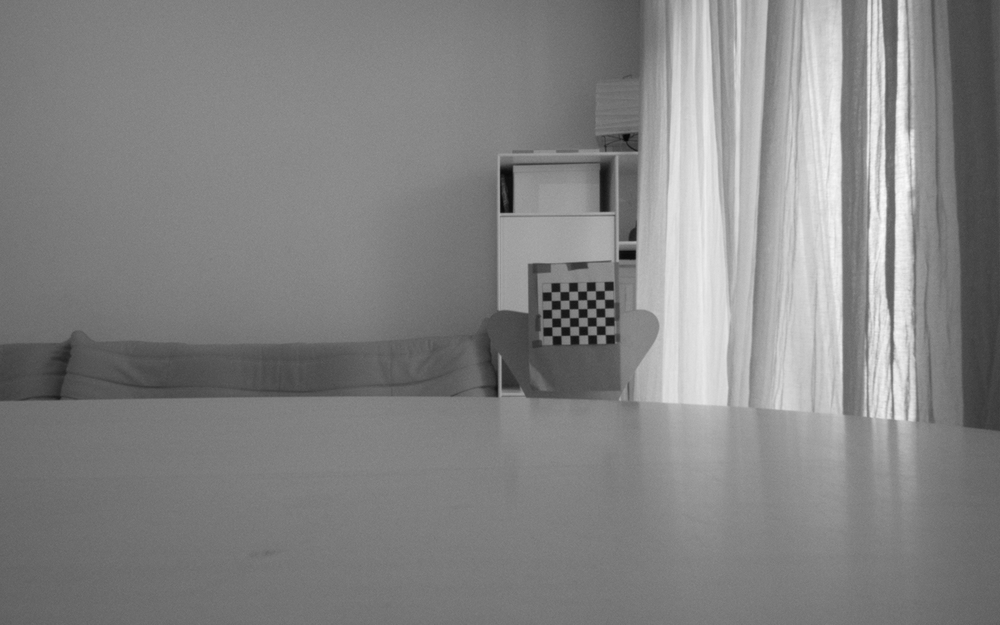
#> input picture data/calibration_images/left_003.png, 1000 x 625 px, shrunk from 1280 x 800 before the run
$ python check_stereo_matches.py --image ../data/calibration_images/left_003.png
#> lines starting #> are read from the running program, lines starting #| are printed output that depends on the picture
### src/localization/features.py
"""ORB feature detection on a single image.

Pure logic: operates on an already-loaded image array, no file or camera
I/O. Testable without a running camera (see tests/test_features.py).
"""

import cv2
import numpy as np


def detect_features(
    image: np.ndarray, n_features: int = 500
) -> tuple[tuple[cv2.KeyPoint, ...], np.ndarray]:
    """Detect ORB keypoints and their binary descriptors in an image.

    Args:
        image: grayscale or BGR image (BGR is converted internally).
        n_features: maximum number of keypoints to retain (ORB's
            `nfeatures`, keeps the strongest by response).

    Returns:
        keypoints: detected cv2.KeyPoint objects.
        descriptors: (N, 32) uint8 array, one row per keypoint. Empty
        (0, 32) array if no features were found.
    """
    if image.ndim == 3:
        image = cv2.cvtColor(image, cv2.COLOR_BGR2GRAY)

    orb = cv2.ORB_create(nfeatures=n_features)
    keypoints, descriptors = orb.detectAndCompute(image, None)

    if descriptors is None:
        descriptors = np.empty((0, 32), dtype=np.uint8)

    return keypoints, descriptors

### src/localization/stereo_depth.py
"""Stereo feature matching and triangulation for one frame.

Pure logic: works on keypoints/descriptors already detected by
`features.detect_features()` and on projection matrices already computed by
calibration (`cv2.stereoRectify`). No file or camera I/O.

Assumes rectified input images: epipolar lines are horizontal, so a valid
L/R correspondence lies on (nearly) the same image row and has positive
disparity (x_L > x_R, left camera is the reference).
"""

from typing import Sequence

import cv2
import numpy as np


def match_stereo_pairs(
    keypoints_L: Sequence[cv2.KeyPoint],
    descriptors_L: np.ndarray,
    keypoints_R: Sequence[cv2.KeyPoint],
    descriptors_R: np.ndarray,
    max_y_diff: float = 2.0,
) -> list[cv2.DMatch]:
    """Match ORB descriptors between rectified left/right images.

    Args:
        keypoints_L, descriptors_L: output of detect_features() on the left image.
        keypoints_R, descriptors_R: output of detect_features() on the right image.
        max_y_diff: max allowed row offset (px) for a valid match, to allow
            for residual rectification error.

    Returns:
        Matches (queryIdx into L, trainIdx into R) that satisfy the
        epipolar/disparity constraints, sorted by descriptor distance
        (best first).
    """
    if len(descriptors_L) == 0 or len(descriptors_R) == 0:
        return []

    matcher = cv2.BFMatcher(cv2.NORM_HAMMING, crossCheck=True)
    raw_matches = matcher.match(descriptors_L, descriptors_R)

    filtered = []
    for m in raw_matches:
        x_L, y_L = keypoints_L[m.queryIdx].pt
        x_R, y_R = keypoints_R[m.trainIdx].pt
        if abs(y_L - y_R) > max_y_diff:
            continue
        if x_L <= x_R:
            continue
        filtered.append(m)

    filtered.sort(key=lambda m: m.distance)
    return filtered


# [71 lines left out: functions triangulate_matches, compute_disparity_map, not called in this run]

### scripts/check_stereo_matches.py
"""Visueller Sanity-Check: Feature-Matches zwischen linkem und rechtem Bild.

Zeichnet Verbindungslinien zwischen zueinander gehoerenden Merkmalen in L/R
(match_stereo_pairs()) -- fuer schnelles Nachvollziehen und als Abbildung im
Abschlussbericht.

WICHTIG: match_stereo_pairs() setzt rektifizierte Bilder voraus (horizontale
Epipolarlinien). Die echten Kamerabilder sind noch NICHT rektifiziert (Phase 1
Kalibrierung/Rektifizierung ist noch nicht implementiert, siehe CLAUDE.md) --
das Demo mit dem echten Bild nutzt daher bewusst ein groszuegiges max_y_diff
(Roll-Verkippung ~2,25 Grad / bis zu ~22px, siehe docs/decisions.md) und dient
nur der Anschauung, nicht als Genauigkeitsnachweis.

Nutzung:
    python scripts/check_stereo_matches.py [--image PATH] [--output PATH]
                                            [--max-y-diff PX] [--n-features N]

Ohne --image: nutzt das erste Bild aus cal/bilder/ (lokale Ad-hoc-Testauf-
nahmen, gitignored, falls vorhanden; das Stereo-Rohbild ist ein 2560x800-
Frame mit L/R nebeneinander, siehe docs/decisions.md) oder generiert sonst
ein synthetisches Stereo-Paar mit bekannter, konstanter Disparitaet.
"""

import argparse
import sys
from pathlib import Path

import cv2
import numpy as np

REPO_ROOT = Path(__file__).resolve().parent.parent
sys.path.insert(0, str(REPO_ROOT))

from src.localization.features import detect_features  # noqa: E402
from src.localization.stereo_depth import match_stereo_pairs  # noqa: E402

DEFAULT_OUTPUT = REPO_ROOT / "scripts" / "output" / "stereo_matches_demo.png"


def _find_demo_image() -> Path | None:
    """Sucht ein Stereo-Rohbild (2560x800, L+R nebeneinander) in cal/bilder/."""
    demo_dir = REPO_ROOT / "cal" / "bilder"
    if not demo_dir.is_dir():
        return None
    candidates = sorted(demo_dir.glob("*raw.png"))
    return candidates[0] if candidates else None


def _make_synthetic_stereo_pair(size: int = 300, disparity: int = 20) -> tuple[np.ndarray, np.ndarray]:
    """Texturierte Szene mit konstanter, bekannter Disparitaet (fronto-
    parallele Ebene) -- deterministisch (fester Seed)."""
    rng = np.random.default_rng(seed=42)
    left = np.full((size, size), 60, dtype=np.uint8)

    for _ in range(15):
        center = tuple(int(v) for v in rng.integers(40, size - 40, size=2))
        radius = int(rng.integers(8, 20))
        color = int(rng.integers(0, 255))
        cv2.circle(left, center, radius, color, thickness=-1)

    # right image = left image shifted left by `disparity` px (same content,
    # so every feature reappears on the same row with positive disparity)
    right = np.roll(left, -disparity, axis=1)
    return left, right


def main() -> None:
    parser = argparse.ArgumentParser(description=__doc__)
    parser.add_argument("--image", type=Path, default=None, help="Pfad zu einem Stereo-Rohbild (L+R nebeneinander)")
    parser.add_argument("--output", type=Path, default=DEFAULT_OUTPUT, help="Pfad fuer das annotierte Ausgabebild")
    parser.add_argument("--max-y-diff", type=float, default=2.0, help="Max. Zeilenversatz fuer einen gueltigen Match (px)")
    parser.add_argument("--n-features", type=int, default=500, help="Max. Anzahl Merkmale (ORB nfeatures)")
    args = parser.parse_args()

    image_path = args.image or _find_demo_image()

    if image_path is not None:
        combined = cv2.imread(str(image_path), cv2.IMREAD_GRAYSCALE)
#> combined is the input picture: shape (625, 1000); min 6, max 252, mean 131
        if combined is None:
            raise FileNotFoundError(f"Bild konnte nicht geladen werden: {image_path}")
        half = combined.shape[1] // 2
#> half = 500
        left, right = combined[:, :half], combined[:, half:]
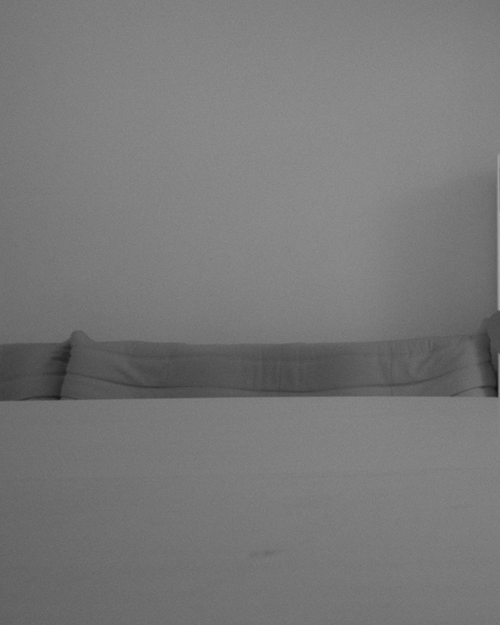
#> left: shape (625, 500); min 17, max 169, mean 120
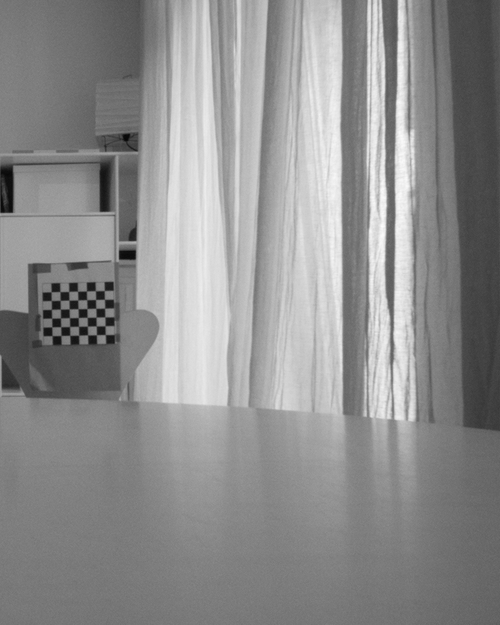
#> right: shape (625, 500); min 6, max 252, mean 142.1
        max_y_diff = max(args.max_y_diff, 25.0)  # unrektifiziert: Roll-Verkippung tolerieren, siehe docs/decisions.md
        print(f"Verwende Bild: {image_path} (Stereo-Rohbild, {left.shape[1]}x{left.shape[0]} pro Haelfte)")
#| Verwende Bild: ../data/calibration_images/left_003.png (Stereo-Rohbild, 500x625 pro Haelfte)
        print("Hinweis: Bild ist noch nicht rektifiziert -> max_y_diff grosszuegig gesetzt.")
    else:
        left, right = _make_synthetic_stereo_pair()
        max_y_diff = args.max_y_diff
        print("Kein Testbild gefunden - verwende synthetisches Stereo-Paar (bekannte Disparitaet).")

    keypoints_L, descriptors_L = detect_features(left, n_features=args.n_features)
#> in detect_features, `keypoints, descriptors = orb.detectAndCompute(image, None)`: keypoints = 5 keypoints; (x, y, size): (58, 398, 31), (59, 398, 37.2), (68, 346, 64.3), (67, 347, 53.6), (65, 373, 31)
#> keypoints_L has the same summary as keypoints in detect_features
    keypoints_R, descriptors_R = detect_features(right, n_features=args.n_features)
#> in detect_features (call 2), `keypoints, descriptors = orb.detectAndCompute(image, None)`: keypoints = 486 keypoints; strongest (x, y, size): (131, 253, 64.3), (132, 254, 77.1), (131, 251, 92.6), (134, 239, 37.2)
#> keypoints_R has the same summary as keypoints in detect_features
    matches = match_stereo_pairs(keypoints_L, descriptors_L, keypoints_R, descriptors_R, max_y_diff=max_y_diff)
#> in match_stereo_pairs, `raw_matches = matcher.match(descriptors_L, descriptors_R)`: raw_matches = 3 matches
#> the loop in match_stereo_pairs, `for m in raw_matches:` made 3 passes
#> (x_L, y_L, x_R, y_R) on passes 1 to 3: (65, 373, 133.1, 257.5), (58, 398, 134.4, 134.4), (67.39, 347.3, 100.8, 210)
#> after the loop in match_stereo_pairs, `for m in raw_matches:`: filtered = []
#> matches = []

    print(f"{len(keypoints_L)}/{len(keypoints_R)} Merkmale in L/R, {len(matches)} gueltige Stereo-Matches.")
#| 5/486 Merkmale in L/R, 0 gueltige Stereo-Matches.

    annotated = cv2.drawMatches(
        left, keypoints_L, right, keypoints_R, matches, None,
        matchColor=(0, 255, 0), singlePointColor=(0, 0, 255),
        flags=cv2.DrawMatchesFlags_NOT_DRAW_SINGLE_POINTS,
    )

    args.output.parent.mkdir(parents=True, exist_ok=True)
    cv2.imwrite(str(args.output), annotated)
    print(f"Annotiertes Bild gespeichert: {args.output}")


if __name__ == "__main__":
    main()

$ run again, on data/calibration_images/left_006.png
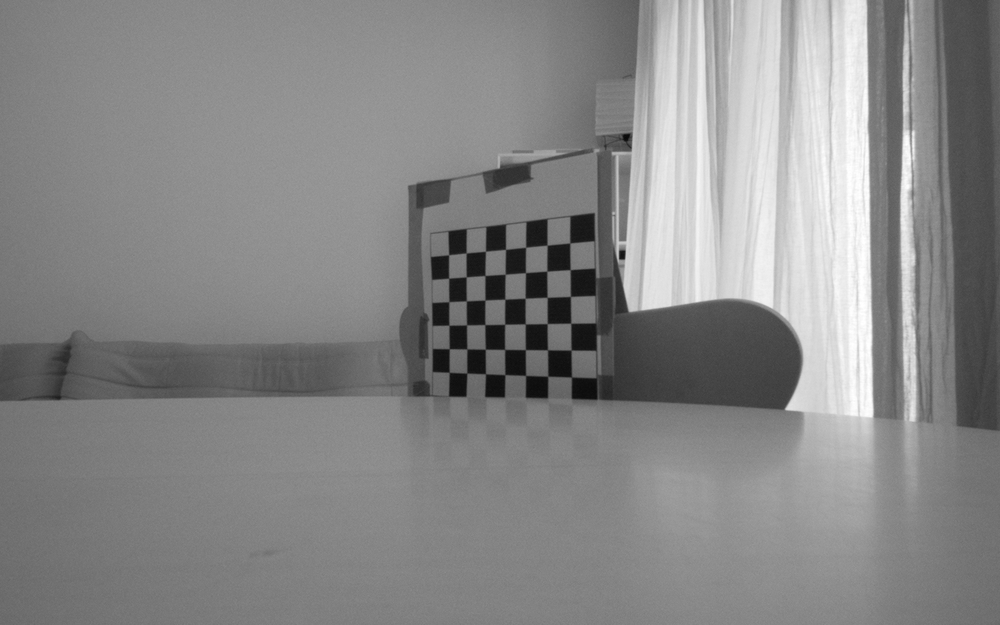
#> input picture data/calibration_images/left_006.png, 1000 x 625 px, shrunk from 1280 x 800 before the run
#> in main, combined is the input picture: shape (625, 1000); min 9, max 255, mean 134.9
#> in main, `left, right = combined[:, :half], combined[:, half:]`:
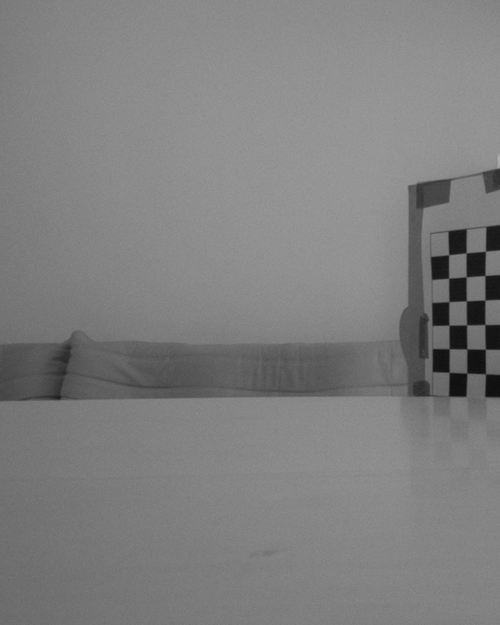
#> left: shape (625, 500); min 13, max 175, mean 127.1
#> in main, `left, right = combined[:, :half], combined[:, half:]`:
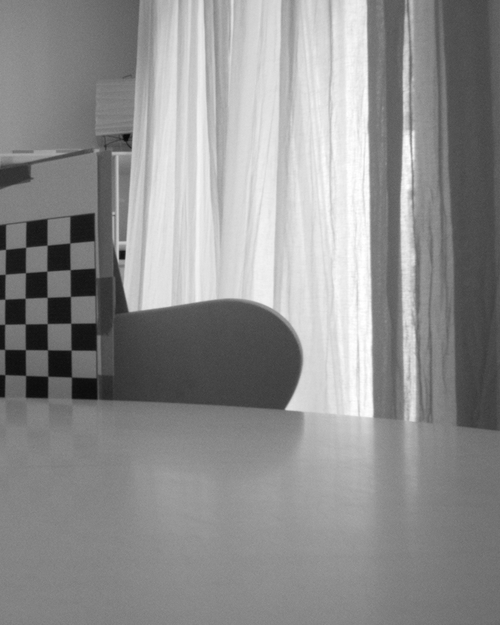
#> right: shape (625, 500); min 9, max 255, mean 142.7
#| Verwende Bild: ../data/calibration_images/left_006.png (Stereo-Rohbild, 500x625 pro Haelfte)
#> keypoints = 196 keypoints; strongest (x, y, size): (468, 278, 31), (468, 251, 31), (450, 256, 31), (465, 255, 31)
#> keypoints_L has the same summary as keypoints in detect_features
#> keypoints = 463 keypoints; strongest (x, y, size): (121, 258, 37.2), (123, 258, 31), (122, 258, 44.6), (120, 258, 31)
#> keypoints_R has the same summary as keypoints in detect_features
#> raw_matches = 81 matches
#> the loop in match_stereo_pairs, `for m in raw_matches:` made 81 passes
#> (x_L, y_L, x_R, y_R) on passes 1 to 8: (465, 230, 46, 220), (450, 232, 72, 217.2), (431, 233, 300.7, 413), (447, 234, 67.68, 220.3), (465, 250, 48, 248.4), (468, 251, 49, 243), (468, 254, 45, 244), (465, 255, 46, 352)
#> after the loop in match_stereo_pairs, `for m in raw_matches:`: filtered = 28 matches
#| 196/463 Merkmale in L/R, 28 gueltige Stereo-Matches.

$ run again, on data/calibration_images/left_008.png
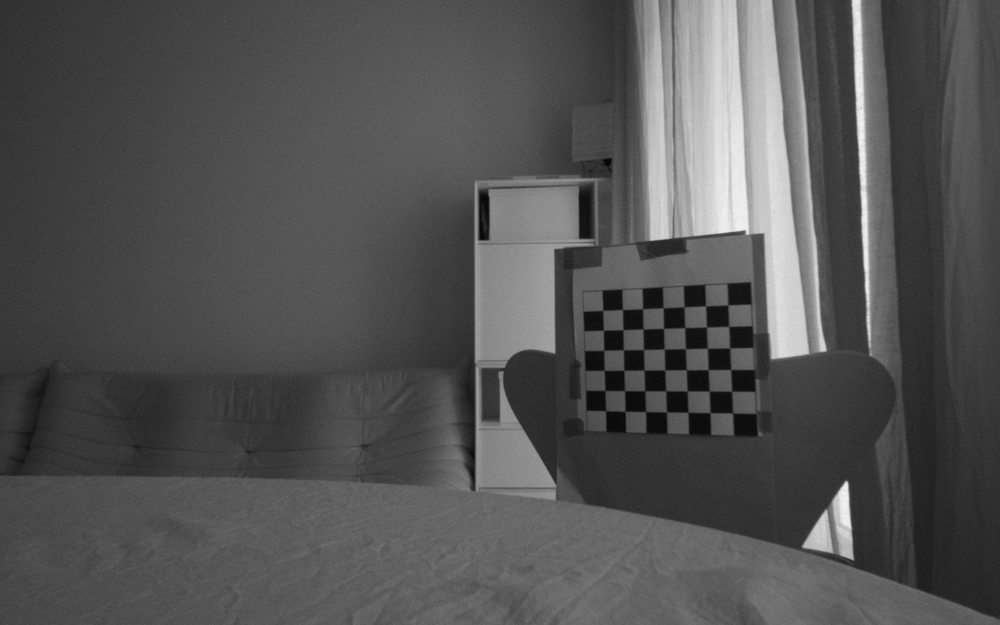
#> input picture data/calibration_images/left_008.png, 1000 x 625 px, shrunk from 1280 x 800 before the run
#> in main, combined is the input picture: shape (625, 1000); min 5, max 248, mean 82.8
#> in main, `left, right = combined[:, :half], combined[:, half:]`:
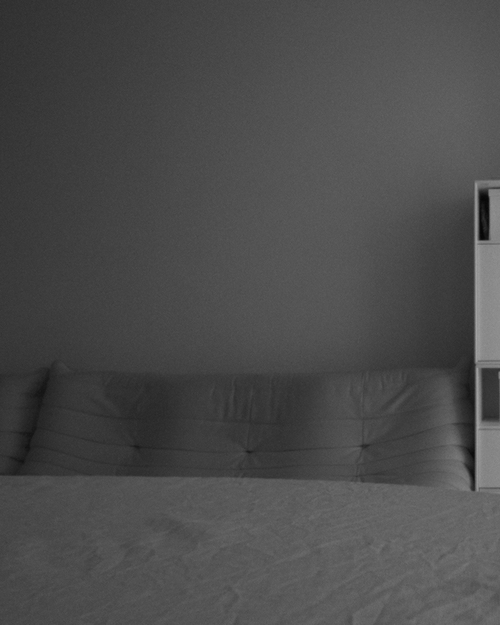
#> left: shape (625, 500); min 6, max 165, mean 75.3
#> in main, `left, right = combined[:, :half], combined[:, half:]`:
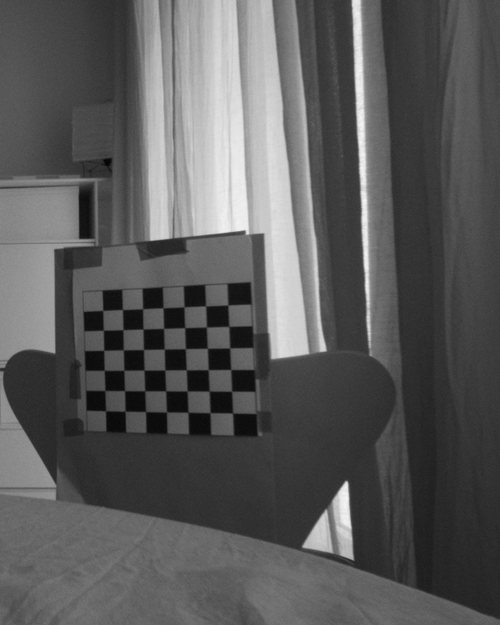
#> right: shape (625, 500); min 5, max 248, mean 90.2
#| Verwende Bild: ../data/calibration_images/left_008.png (Stereo-Rohbild, 500x625 pro Haelfte)
#> keypoints = 12 keypoints; strongest (x, y, size): (362, 446, 31), (362, 445, 37.2), (361, 445, 44.6), (362, 481, 31)
#> keypoints_L has the same summary as keypoints in detect_features
#> keypoints = 500 keypoints; strongest (x, y, size): (346, 482, 37.2), (343, 485, 77.1), (344, 483, 64.3), (346, 484, 53.6)
#> keypoints_R has the same summary as keypoints in detect_features
#> raw_matches = 8 matches
#> the loop in match_stereo_pairs, `for m in raw_matches:` made 8 passes
#> (x_L, y_L, x_R, y_R) on passes 1 to 8: (362, 481, 176, 236), (362.4, 445.2, 55.2, 249.6), (248.4, 451.2, 144, 289.4), (247.7, 450.7, 271.3, 357.7), (247.1, 451, 119.5, 306.7), (246.8, 450, 320.4, 349.2), (363.3, 445.4, 260.9, 235), (361.3, 444.9, 204, 303.6)
#> after the loop in match_stereo_pairs, `for m in raw_matches:`: filtered = []
#| 12/500 Merkmale in L/R, 0 gueltige Stereo-Matches.

$ run again, on data/calibration_images/left_011.png
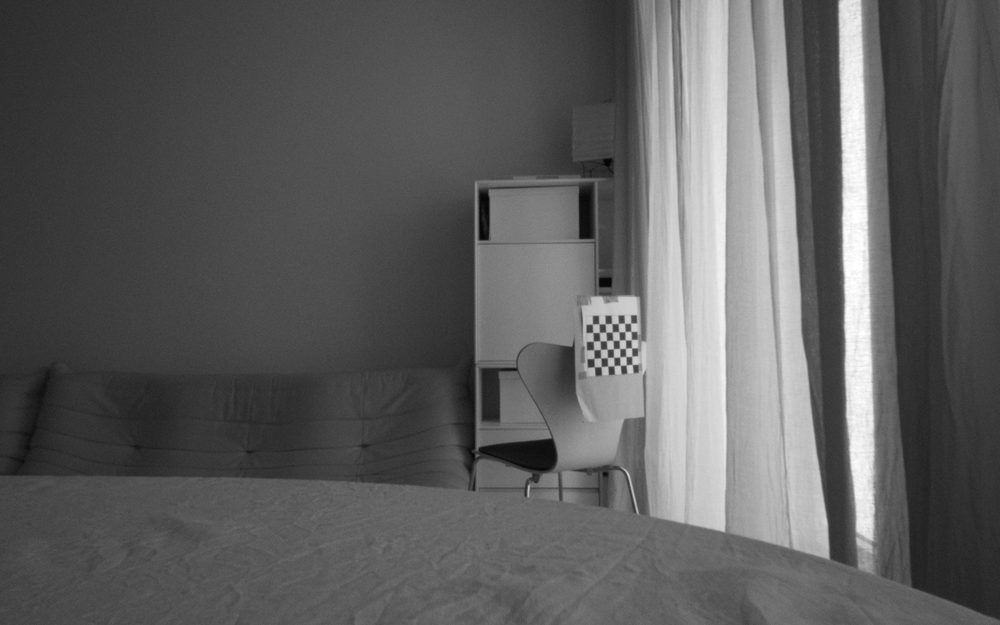
#> input picture data/calibration_images/left_011.png, 1000 x 625 px, shrunk from 1280 x 800 before the run
#> in main, combined is the input picture: shape (625, 1000); min 4, max 255, mean 93.6
#> in main, `left, right = combined[:, :half], combined[:, half:]`:
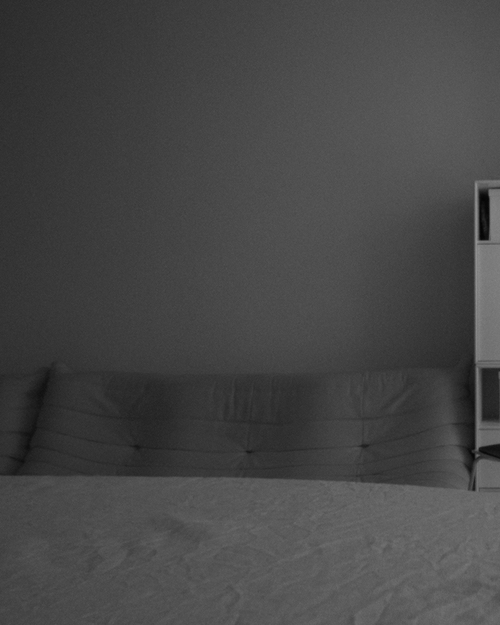
#> left: shape (625, 500); min 4, max 147, mean 70.3
#> in main, `left, right = combined[:, :half], combined[:, half:]`:
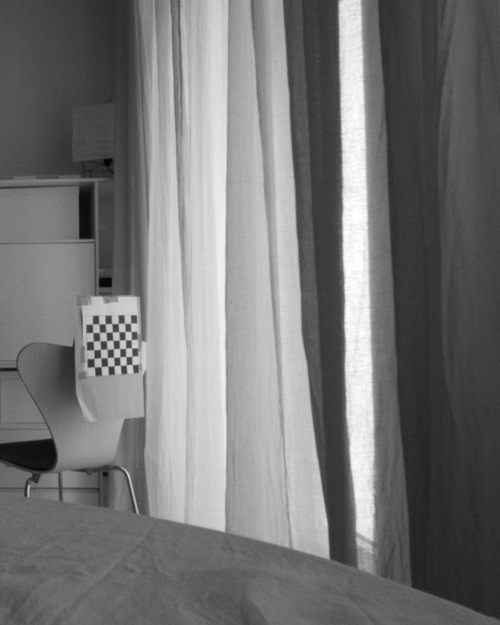
#> right: shape (625, 500); min 5, max 255, mean 117
#| Verwende Bild: ../data/calibration_images/left_011.png (Stereo-Rohbild, 500x625 pro Haelfte)
#> keypoints = 8 keypoints; (x, y, size): (468, 489, 31), (361, 445, 44.6), (247, 451, 31), (247, 451, 37.2), (363, 444, 64.3), (248, 451, 44.6), (247, 451, 53.6), (363, 445, 77.1)
#> keypoints_L has the same summary as keypoints in detect_features
#> keypoints = 485 keypoints; strongest (x, y, size): (111, 353, 44.6), (116, 361, 53.6), (123, 361, 53.6), (115, 353, 44.6)
#> keypoints_R has the same summary as keypoints in detect_features
#> raw_matches = 6 matches
#> the loop in match_stereo_pairs, `for m in raw_matches:` made 6 passes
#> (x_L, y_L, x_R, y_R) on passes 1 to 6: (247, 451, 109.9, 371.2), (468, 489, 138.2, 300.7), (247.2, 451.2, 126.9, 328.5), (361.4, 445, 102, 333.4), (247.7, 450.7, 129, 473), (247.1, 451, 134.8, 342.1)
#> after the loop in match_stereo_pairs, `for m in raw_matches:`: filtered = 1 matches
#| 8/485 Merkmale in L/R, 1 gueltige Stereo-Matches.
